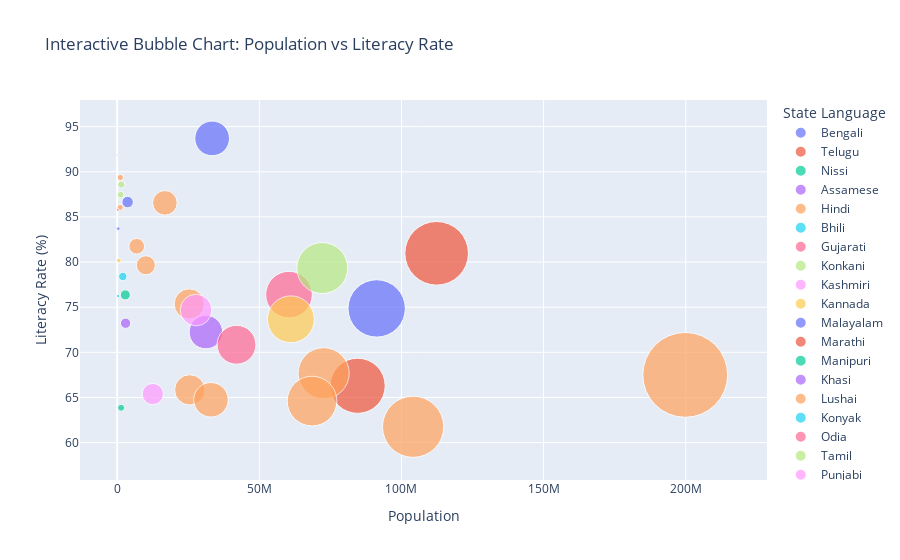

The notebook cell saved with this chart:
### Markdown cell above
#### **Bubble Chart**
- The bubble chart combines population and the literacy rates for each Indian state.
- Uttar Pradesh, with the largest population, has a relatively low literacy rate, whereas states like Kerala and Maharashtra, with smaller populations compared to Uttar Pradesh, exhibit significantly higher literacy rates.
- The hypothesis is potentially challenged with this data and indicative that larger populations may not inherently lead to higher literacy.

### Code cell
fig = px.scatter(
    literacy_and_language_df,
    x="State Population",
    y="Literacy",
    size="State Population",
    color="State Language",
    hover_name="State", 
    title="Interactive Bubble Chart: Population vs Literacy Rate",
    labels={"State Population": "Population", "Literacy": "Literacy Rate (%)"},
    size_max=60
)

fig.show()

### Figure 1 — Plotly figure (JSON) as saved in the notebook; plotly's stock layout.template omitted (floating-point values rounded to 4 significant figures)
{"data": [{"hovertemplate": "<b>%{hovertext}</b><br><br>State Language=Bengali<br>Population=%{marker.size}<br>Literacy Rate (%)=%{y}<extra></extra>", "hovertext": ["andaman and nicobar islands", "tripura", "west bengal"], "legendgroup": "Bengali", "marker": {"color": "#636efa", "size": [380581, 3673917, 91276115], "sizemode": "area", "sizeref": 55500.0, "symbol": "circle"}, "mode": "markers", "name": "Bengali", "orientation": "v", "showlegend": true, "type": "scatter", "x": [380581, 3673917, 91276115], "xaxis": "x", "y": [83.7, 86.64, 74.86], "yaxis": "y"}, {"hovertemplate": "<b>%{hovertext}</b><br><br>State Language=Telugu<br>Population=%{marker.size}<br>Literacy Rate (%)=%{y}<extra></extra>", "hovertext": ["andhra pradesh"], "legendgroup": "Telugu", "marker": {"color": "#EF553B", "size": [84580777], "sizemode": "area", "sizeref": 55500.0, "symbol": "circle"}, "mode": "markers", "name": "Telugu", "orientation": "v", "showlegend": true, "type": "scatter", "x": [84580777], "xaxis": "x", "y": [66.29], "yaxis": "y"}, {"hovertemplate": "<b>%{hovertext}</b><br><br>State Language=Nissi<br>Population=%{marker.size}<br>Literacy Rate (%)=%{y}<extra></extra>", "hovertext": ["arunachal pradesh"], "legendgroup": "Nissi", "marker": {"color": "#00cc96", "size": [1383727], "sizemode": "area", "sizeref": 55500.0, "symbol": "circle"}, "mode": "markers", "name": "Nissi", "orientation": "v", "showlegend": true, "type": "scatter", "x": [1383727], "xaxis": "x", "y": [63.86], "yaxis": "y"}, {"hovertemplate": "<b>%{hovertext}</b><br><br>State Language=Assamese<br>Population=%{marker.size}<br>Literacy Rate (%)=%{y}<extra></extra>", "hovertext": ["assam"], "legendgroup": "Assamese", "marker": {"color": "#ab63fa", "size": [31205576], "sizemode": "area", "sizeref": 55500.0, "symbol": "circle"}, "mode": "markers", "name": "Assamese", "orientation": "v", "showlegend": true, "type": "scatter", "x": [31205576], "xaxis": "x", "y": [72.25], "yaxis": "y"}, {"hovertemplate": "<b>%{hovertext}</b><br><br>State Language=Hindi<br>Population=%{marker.size}<br>Literacy Rate (%)=%{y}<extra></extra>", "hovertext": ["bihar", "chandigarh", "chhattisgarh", "haryana", "himachal pradesh", "jharkhand", "madhya pradesh", "delhi", "rajasthan", "uttar pradesh", "uttarakhand"], "legendgroup": "Hindi", "marker": {"color": "#FFA15A", "size": [104099452, 1055450, 25545198, 25351462, 6864602, 32988134, 72626809, 16787941, 68548437, 199812341, 10086292], "sizemode": "area", "sizeref": 55500.0, "symbol": "circle"}, "mode": "markers", "name": "Hindi", "orientation": "v", "showlegend": true, "type": "scatter", "x": [104099452, 1055450, 25545198, 25351462, 6864602, 32988134, 72626809, 16787941, 68548437, 199812341, 10086292], "xaxis": "x", "y": [61.76, 86.05, 65.84, 75.36, 81.75, 64.74, 67.68, 86.56, 64.6, 67.5, 79.64], "yaxis": "y"}, {"hovertemplate": "<b>%{hovertext}</b><br><br>State Language=Bhili<br>Population=%{marker.size}<br>Literacy Rate (%)=%{y}<extra></extra>", "hovertext": ["dadra and nagar haveli"], "legendgroup": "Bhili", "marker": {"color": "#19d3f3", "size": [343709], "sizemode": "area", "sizeref": 55500.0, "symbol": "circle"}, "mode": "markers", "name": "Bhili", "orientation": "v", "showlegend": true, "type": "scatter", "x": [343709], "xaxis": "x", "y": [76.24], "yaxis": "y"}, {"hovertemplate": "<b>%{hovertext}</b><br><br>State Language=Gujarati<br>Population=%{marker.size}<br>Literacy Rate (%)=%{y}<extra></extra>", "hovertext": ["daman and diu", "gujarat"], "legendgroup": "Gujarati", "marker": {"color": "#FF6692", "size": [243247, 60439692], "sizemode": "area", "sizeref": 55500.0, "symbol": "circle"}, "mode": "markers", "name": "Gujarati", "orientation": "v", "showlegend": true, "type": "scatter", "x": [243247, 60439692], "xaxis": "x", "y": [85.76, 76.39], "yaxis": "y"}, {"hovertemplate": "<b>%{hovertext}</b><br><br>State Language=Konkani<br>Population=%{marker.size}<br>Literacy Rate (%)=%{y}<extra></extra>", "hovertext": ["goa"], "legendgroup": "Konkani", "marker": {"color": "#B6E880", "size": [1458545], "sizemode": "area", "sizeref": 55500.0, "symbol": "circle"}, "mode": "markers", "name": "Konkani", "orientation": "v", "showlegend": true, "type": "scatter", "x": [1458545], "xaxis": "x", "y": [88.58], "yaxis": "y"}, {"hovertemplate": "<b>%{hovertext}</b><br><br>State Language=Kashmiri<br>Population=%{marker.size}<br>Literacy Rate (%)=%{y}<extra></extra>", "hovertext": ["jammu and kashmir"], "legendgroup": "Kashmiri", "marker": {"color": "#FF97FF", "size": [12541302], "sizemode": "area", "sizeref": 55500.0, "symbol": "circle"}, "mode": "markers", "name": "Kashmiri", "orientation": "v", "showlegend": true, "type": "scatter", "x": [12541302], "xaxis": "x", "y": [65.38], "yaxis": "y"}, {"hovertemplate": "<b>%{hovertext}</b><br><br>State Language=Kannada<br>Population=%{marker.size}<br>Literacy Rate (%)=%{y}<extra></extra>", "hovertext": ["karnataka"], "legendgroup": "Kannada", "marker": {"color": "#FECB52", "size": [61095297], "sizemode": "area", "sizeref": 55500.0, "symbol": "circle"}, "mode": "markers", "name": "Kannada", "orientation": "v", "showlegend": true, "type": "scatter", "x": [61095297], "xaxis": "x", "y": [73.66], "yaxis": "y"}, {"hovertemplate": "<b>%{hovertext}</b><br><br>State Language=Malayalam<br>Population=%{marker.size}<br>Literacy Rate (%)=%{y}<extra></extra>", "hovertext": ["kerala", "lakshadweep"], "legendgroup": "Malayalam", "marker": {"color": "#636efa", "size": [33406061, 64473], "sizemode": "area", "sizeref": 55500.0, "symbol": "circle"}, "mode": "markers", "name": "Malayalam", "orientation": "v", "showlegend": true, "type": "scatter", "x": [33406061, 64473], "xaxis": "x", "y": [93.7, 91.85], "yaxis": "y"}, {"hovertemplate": "<b>%{hovertext}</b><br><br>State Language=Marathi<br>Population=%{marker.size}<br>Literacy Rate (%)=%{y}<extra></extra>", "hovertext": ["maharashtra"], "legendgroup": "Marathi", "marker": {"color": "#EF553B", "size": [112374333], "sizemode": "area", "sizeref": 55500.0, "symbol": "circle"}, "mode": "markers", "name": "Marathi", "orientation": "v", "showlegend": true, "type": "scatter", "x": [112374333], "xaxis": "x", "y": [80.97], "yaxis": "y"}, {"hovertemplate": "<b>%{hovertext}</b><br><br>State Language=Manipuri<br>Population=%{marker.size}<br>Literacy Rate (%)=%{y}<extra></extra>", "hovertext": ["manipur"], "legendgroup": "Manipuri", "marker": {"color": "#00cc96", "size": [2855794], "sizemode": "area", "sizeref": 55500.0, "symbol": "circle"}, "mode": "markers", "name": "Manipuri", "orientation": "v", "showlegend": true, "type": "scatter", "x": [2855794], "xaxis": "x", "y": [76.36], "yaxis": "y"}, {"hovertemplate": "<b>%{hovertext}</b><br><br>State Language=Khasi<br>Population=%{marker.size}<br>Literacy Rate (%)=%{y}<extra></extra>", "hovertext": ["meghalaya"], "legendgroup": "Khasi", "marker": {"color": "#ab63fa", "size": [2966889], "sizemode": "area", "sizeref": 55500.0, "symbol": "circle"}, "mode": "markers", "name": "Khasi", "orientation": "v", "showlegend": true, "type": "scatter", "x": [2966889], "xaxis": "x", "y": [73.23], "yaxis": "y"}, {"hovertemplate": "<b>%{hovertext}</b><br><br>State Language=Lushai<br>Population=%{marker.size}<br>Literacy Rate (%)=%{y}<extra></extra>", "hovertext": ["mizoram"], "legendgroup": "Lushai", "marker": {"color": "#FFA15A", "size": [1097206], "sizemode": "area", "sizeref": 55500.0, "symbol": "circle"}, "mode": "markers", "name": "Lushai", "orientation": "v", "showlegend": true, "type": "scatter", "x": [1097206], "xaxis": "x", "y": [89.36], "yaxis": "y"}, {"hovertemplate": "<b>%{hovertext}</b><br><br>State Language=Konyak<br>Population=%{marker.size}<br>Literacy Rate (%)=%{y}<extra></extra>", "hovertext": ["nagaland"], "legendgroup": "Konyak", "marker": {"color": "#19d3f3", "size": [1978502], "sizemode": "area", "sizeref": 55500.0, "symbol": "circle"}, "mode": "markers", "name": "Konyak", "orientation": "v", "showlegend": true, "type": "scatter", "x": [1978502], "xaxis": "x", "y": [78.4], "yaxis": "y"}, {"hovertemplate": "<b>%{hovertext}</b><br><br>State Language=Odia<br>Population=%{marker.size}<br>Literacy Rate (%)=%{y}<extra></extra>", "hovertext": ["orissa"], "legendgroup": "Odia", "marker": {"color": "#FF6692", "size": [41974218], "sizemode": "area", "sizeref": 55500.0, "symbol": "circle"}, "mode": "markers", "name": "Odia", "orientation": "v", "showlegend": true, "type": "scatter", "x": [41974218], "xaxis": "x", "y": [70.84], "yaxis": "y"}, {"hovertemplate": "<b>%{hovertext}</b><br><br>State Language=Tamil<br>Population=%{marker.size}<br>Literacy Rate (%)=%{y}<extra></extra>", "hovertext": ["puducherry", "tamil nadu"], "legendgroup": "Tamil", "marker": {"color": "#B6E880", "size": [1247953, 72147030], "sizemode": "area", "sizeref": 55500.0, "symbol": "circle"}, "mode": "markers", "name": "Tamil", "orientation": "v", "showlegend": true, "type": "scatter", "x": [1247953, 72147030], "xaxis": "x", "y": [87.46, 79.34], "yaxis": "y"}, {"hovertemplate": "<b>%{hovertext}</b><br><br>State Language=Punjabi<br>Population=%{marker.size}<br>Literacy Rate (%)=%{y}<extra></extra>", "hovertext": ["punjab"], "legendgroup": "Punjabi", "marker": {"color": "#FF97FF", "size": [27743338], "sizemode": "area", "sizeref": 55500.0, "symbol": "circle"}, "mode": "markers", "name": "Punjabi", "orientation": "v", "showlegend": true, "type": "scatter", "x": [27743338], "xaxis": "x", "y": [74.68], "yaxis": "y"}, {"hovertemplate": "<b>%{hovertext}</b><br><br>State Language=Nepali<br>Population=%{marker.size}<br>Literacy Rate (%)=%{y}<extra></extra>", "hovertext": ["sikkim"], "legendgroup": "Nepali", "marker": {"color": "#FECB52", "size": [610577], "sizemode": "area", "sizeref": 55500.0, "symbol": "circle"}, "mode": "markers", "name": "Nepali", "orientation": "v", "showlegend": true, "type": "scatter", "x": [610577], "xaxis": "x", "y": [80.17], "yaxis": "y"}], "layout": {"legend": {"itemsizing": "constant", "title": {"text": "State Language"}, "tracegroupgap": 0}, "title": {"text": "Interactive Bubble Chart: Population vs Literacy Rate"}, "xaxis": {"anchor": "y", "domain": [0, 1], "title": {"text": "Population"}}, "yaxis": {"anchor": "x", "domain": [0, 1], "title": {"text": "Literacy Rate (%)"}}}}
